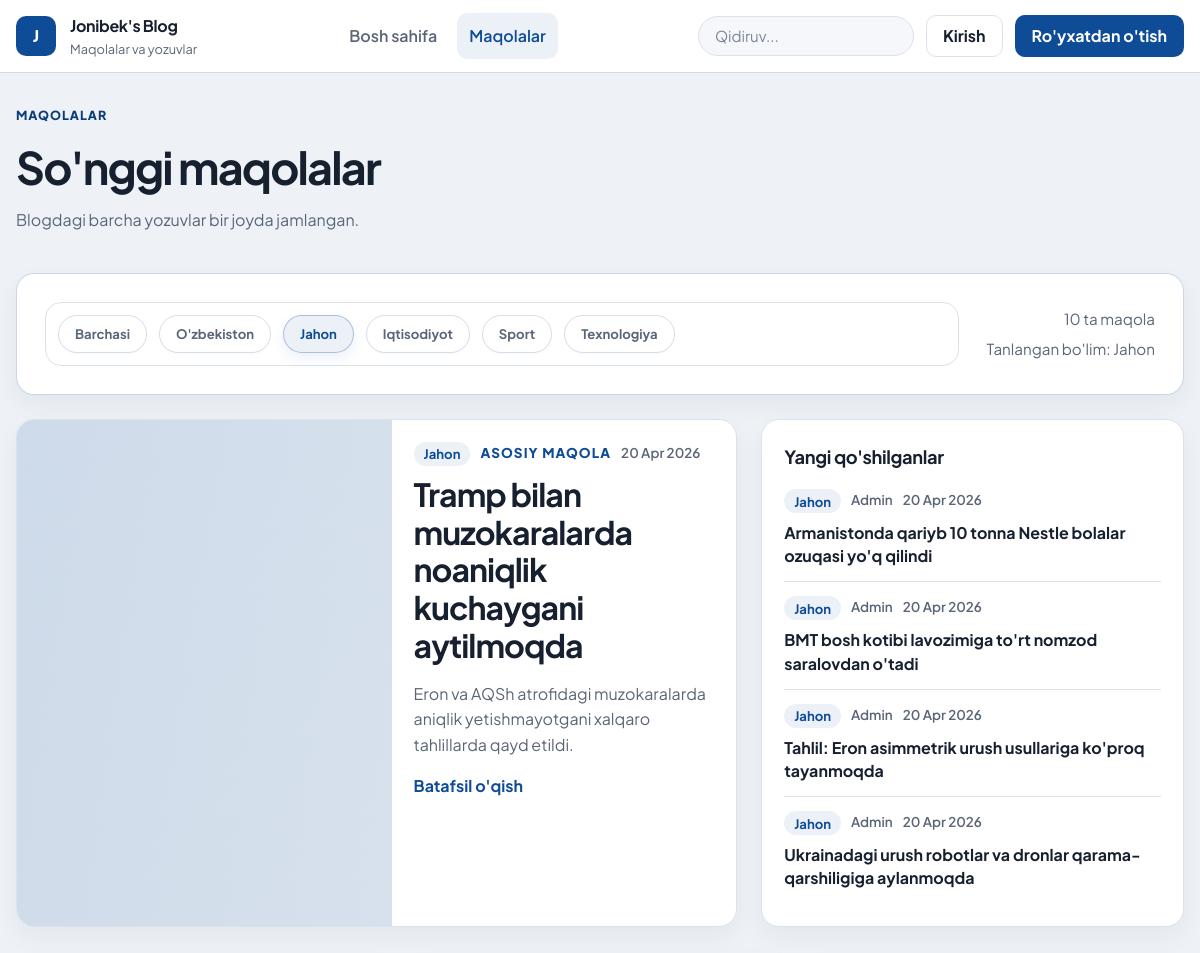
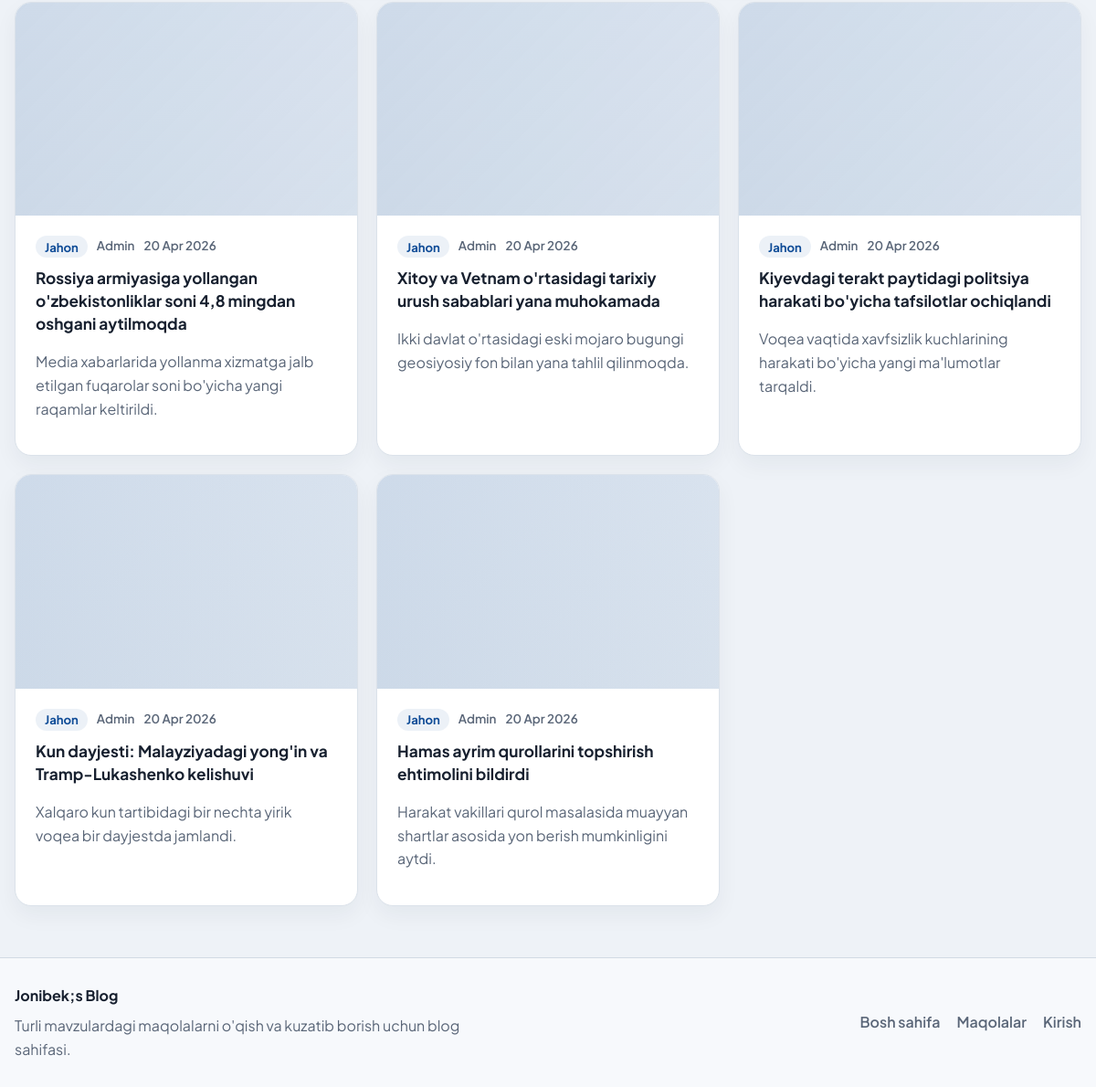
The page /articles/?category=jahon on the database its author committed (2 pictures, top to bottom).
### articles/models.py (models this page shows, shortened)
class Article(models.Model):
    CATEGORY_CHOICES = (
        ("uzbekiston", "O'zbekiston"),
        ("jahon", "Jahon"),
        ("iqtisodiyot", "Iqtisodiyot"),
        ("sport", "Sport"),
        ("texnologiya", "Texnologiya"),
    )
    title = models.CharField(max_length=150)
    category = models.CharField(max_length=30, choices=CATEGORY_CHOICES, default="uzbekiston")
    summary = models.CharField(max_length=150, blank=True)
    body = CKEditor5Field()
    photo = models.ImageField(upload_to='images/', blank=True)
    date = models.DateTimeField(auto_now_add=True)
    author = models.ForeignKey(get_user_model(), on_delete=models.CASCADE)

### accounts/models.py (models this page shows)
class CustomUser(AbstractUser):
    age = models.CharField(blank=True, null=True)

### articles/views.py (the view)
# urls.py: path('', ArticleListView.as_view(), name="list"),
class ArticleListView(ListView):
    model = Article
    template_name = "article/list.html"
    def get_queryset(self):
        queryset = Article.objects.select_related("author").order_by("-date")
        self.selected_category = self.request.GET.get("category", "")
        if self.selected_category in dict(Article.CATEGORY_CHOICES):
            queryset = queryset.filter(category=self.selected_category)
        return queryset
    def get_context_data(self, **kwargs):
        context = super().get_context_data(**kwargs)
        articles = list(context["object_list"])
        context["featured_article"] = articles[0] if articles else None
        context["headline_articles"] = articles[1:5]
        context["remaining_articles"] = articles[5:] if len(articles) > 5 else articles[1:]
        context["category_choices"] = Article.CATEGORY_CHOICES
        context["selected_category"] = self.selected_category
        context["selected_category_label"] = dict(Article.CATEGORY_CHOICES).get(
            self.selected_category, ""
        )
        return context

### templates/article/list.html (shortened to what this page needs)
{% extends 'base.html' %}
{% block content %}
<section class="page-heading">
    <div>
        <span class="eyebrow">Maqolalar</span>
        <h1>So'nggi maqolalar</h1>
        <p>Blogdagi barcha yozuvlar bir joyda jamlangan.</p>
    </div>
</section>
<section class="toolbar-card">
    <div class="category-bar">
        <div class="category-strip">
            <a href="{% url 'list' %}" class="category-chip {% if not selected_category %}is-active{% endif %}">Barchasi</a>
            {% for key, label in category_choices %}
                <a href="{% url 'list' %}?category={{ key }}{% if request.GET.q %}&q={{ request.GET.q }}{% endif %}" class="category-chip {% if selected_category == key %}is-active{% endif %}">{{ label }}</a>
            {% endfor %}
        </div>
    </div>
    <div class="toolbar-meta">
        <span>{{ object_list|length }} ta maqola</span>
        <span>{% if selected_category_label %}Tanlangan bo'lim: {{ selected_category_label }}{% else %}Barcha bo'limlar{% endif %}</span>
    </div>
</section>
{% if object_list %}
    <div class="news-search-scope" data-search-list="articles">
        {% if featured_article %}
            <section class="list-top-grid">
                <article class="lead-story" data-search-item data-search-text="{{ featured_article.title }} {{ featured_article.summary }} {{ featured_article.author }}">
                    <a href="{% url 'detail' featured_article.pk %}" class="lead-story-media">
                        {% if featured_article.photo %}
                            <img src="{{ featured_article.photo.url }}" alt="{{ featured_article.title }}">
                        {% else %}
                            <div class="lead-placeholder"></div>
                        {% endif %}
                    </a>
                    <div class="lead-story-body">
                        <div class="story-meta">
                            <span class="category-badge">{{ featured_article.get_category_display }}</span>
                            <span class="story-kicker">Asosiy maqola</span>
                            <span>{{ featured_article.date|date:"d M Y" }}</span>
                        </div>
                        <h2><a href="{% url 'detail' featured_article.pk %}">{{ featured_article.title }}</a></h2>
                        <p>{{ featured_article.summary|default:featured_article.body|striptags|truncatewords:28 }}</p>
                        <a href="{% url 'detail' featured_article.pk %}" class="text-link">Batafsil o'qish</a>
                    </div>
                </article>
                <aside class="headline-panel">
                    <div class="section-head">
                        <h2>Yangi qo'shilganlar</h2>
                    </div>
                    <div class="story-list">
                        {% for article in headline_articles %}
                            <article class="headline-item" data-search-item data-search-text="{{ article.title }} {{ article.summary }} {{ article.author }}">
                                <div class="story-meta">
                                    <span class="category-badge">{{ article.get_category_display }}</span>
                                    <span>{{ article.author|title }}</span>
                                    <span>{{ article.date|date:"d M Y" }}</span>
                                </div>
                                <h3><a href="{% url 'detail' article.pk %}">{{ article.title }}</a></h3>
                            </article>
                        {% empty %}
                            <div class="empty-inline">
                                <p>Yangi maqolalar tez orada shu yerda ko'rinadi.</p>
                            </div>
                        {% endfor %}
                    </div>
                </aside>
            </section>
        {% endif %}
        <section class="news-card-grid">
            {% for article in remaining_articles %}
                <article class="story-card" data-search-item data-search-text="{{ article.title }} {{ article.summary }} {{ article.author }}">
                    <a href="{% url 'detail' article.pk %}" class="story-card-media">
                        {% if article.photo %}
                            <img src="{{ article.photo.url }}" alt="{{ article.title }}">
                        {% else %}
                            <div class="lead-placeholder"></div>
                        {% endif %}
                    </a>
                    <div class="story-card-body">
                        <div class="story-meta">
                            <span class="category-badge">{{ article.get_category_display }}</span>
                            <span>{{ article.author|title }}</span>
                            <span>{{ article.date|date:"d M Y" }}</span>
                        </div>
                        <h3><a href="{% url 'detail' article.pk %}">{{ article.title }}</a></h3>
                        <p>{{ article.summary|default:article.body|striptags|truncatewords:18 }}</p>
                    </div>
                </article>
            {% endfor %}
        </section>
    </div>
{% endif %}
{% endblock content %}

### rows shown on the page
Article: category "Jahon", date "20 Apr 2026", title "Tramp bilan muzokaralarda noaniqlik kuchaygani aytilmoqda", summary "Eron va AQSh atrofidagi muzokaralarda aniqlik yetishmayotgani xalqaro tahlillarda qayd etildi."
Article: category "Jahon", author "Admin", date "20 Apr 2026", title "Armanistonda qariyb 10 tonna Nestle bolalar ozuqasi yo'q qilindi"
Article: category "Jahon", author "Admin", date "20 Apr 2026", title "BMT bosh kotibi lavozimiga to'rt nomzod saralovdan o'tadi"
Article: category "Jahon", author "Admin", date "20 Apr 2026", title "Tahlil: Eron asimmetrik urush usullariga ko'proq tayanmoqda"
Article: category "Jahon", author "Admin", date "20 Apr 2026", title "Ukrainadagi urush robotlar va dronlar qarama-qarshiligiga aylanmoqda"
Article: category "Jahon", author "Admin", date "20 Apr 2026", title "Rossiya armiyasiga yollangan o'zbekistonliklar soni 4,8 mingdan oshgani aytilmoqda", summary "Media xabarlarida yollanma xizmatga jalb etilgan fuqarolar soni bo'yicha yangi raqamlar keltirildi."
Article: category "Jahon", author "Admin", date "20 Apr 2026", title "Xitoy va Vetnam o'rtasidagi tarixiy urush sabablari yana muhokamada", summary "Ikki davlat o'rtasidagi eski mojaro bugungi geosiyosiy fon bilan yana tahlil qilinmoqda."
Article: category "Jahon", author "Admin", date "20 Apr 2026", title "Kiyevdagi terakt paytidagi politsiya harakati bo'yicha tafsilotlar ochiqlandi", summary "Voqea vaqtida xavfsizlik kuchlarining harakati bo'yicha yangi ma'lumotlar tarqaldi."
Article: category "Jahon", author "Admin", date "20 Apr 2026", title "Kun dayjesti: Malayziyadagi yong'in va Tramp-Lukashenko kelishuvi", summary "Xalqaro kun tartibidagi bir nechta yirik voqea bir dayjestda jamlandi."
Article: category "Jahon", author "Admin", date "20 Apr 2026", title "Hamas ayrim qurollarini topshirish ehtimolini bildirdi", summary "Harakat vakillari qurol masalasida muayyan shartlar asosida yon berish mumkinligini aytdi."

### other values the page prints
{{ label }} "O'zbekiston" "Jahon" "Iqtisodiyot" "Sport" "Texnologiya"
{{ object_list|length }} "10"
{{ selected_category_label }} "Jahon"
